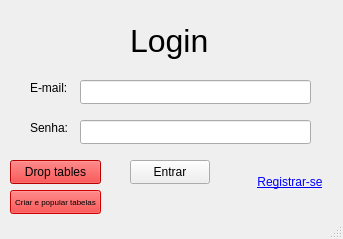
<?xml version="1.0" encoding="UTF-8"?>
<ui version="4.0">
 <class>Login</class>
 <widget class="QMainWindow" name="Login">
  <property name="geometry">
   <rect>
    <x>0</x>
    <y>0</y>
    <width>343</width>
    <height>239</height>
   </rect>
  </property>
  <property name="windowTitle">
   <string>MainWindow</string>
  </property>
  <widget class="QWidget" name="centralwidget">
   <widget class="QLineEdit" name="emailLogin">
    <property name="geometry">
     <rect>
      <x>80</x>
      <y>80</y>
      <width>231</width>
      <height>24</height>
     </rect>
    </property>
   </widget>
   <widget class="QLineEdit" name="senhaLogin">
    <property name="geometry">
     <rect>
      <x>80</x>
      <y>120</y>
      <width>231</width>
      <height>24</height>
     </rect>
    </property>
    <property name="echoMode">
     <enum>QLineEdit::Password</enum>
    </property>
   </widget>
   <widget class="QLabel" name="emailL">
    <property name="geometry">
     <rect>
      <x>30</x>
      <y>80</y>
      <width>49</width>
      <height>16</height>
     </rect>
    </property>
    <property name="text">
     <string>E-mail:</string>
    </property>
   </widget>
   <widget class="QLabel" name="senhaL">
    <property name="geometry">
     <rect>
      <x>30</x>
      <y>120</y>
      <width>49</width>
      <height>16</height>
     </rect>
    </property>
    <property name="text">
     <string>Senha:</string>
    </property>
   </widget>
   <widget class="QLabel" name="label_2">
    <property name="geometry">
     <rect>
      <x>130</x>
      <y>20</y>
      <width>81</width>
      <height>41</height>
     </rect>
    </property>
    <property name="font">
     <font>
      <pointsize>24</pointsize>
     </font>
    </property>
    <property name="text">
     <string>Login</string>
    </property>
   </widget>
   <widget class="QPushButton" name="entrar">
    <property name="geometry">
     <rect>
      <x>130</x>
      <y>160</y>
      <width>80</width>
      <height>24</height>
     </rect>
    </property>
    <property name="text">
     <string>Entrar</string>
    </property>
    <property name="enter" stdset="0">
     <string>Return</string>
    </property>
   </widget>
   <widget class="QPushButton" name="register_2">
    <property name="geometry">
     <rect>
      <x>250</x>
      <y>170</y>
      <width>80</width>
      <height>24</height>
     </rect>
    </property>
    <property name="font">
     <font>
      <underline>true</underline>
     </font>
    </property>
    <property name="styleSheet">
     <string notr="true">color: rgb(0, 0, 255);
background-color: rgba(255, 255, 255, 0);
border: 0px;</string>
    </property>
    <property name="text">
     <string>Registrar-se</string>
    </property>
   </widget>
   <widget class="QPushButton" name="pushButton">
    <property name="geometry">
     <rect>
      <x>10</x>
      <y>160</y>
      <width>91</width>
      <height>24</height>
     </rect>
    </property>
    <property name="styleSheet">
     <string notr="true">color: rgb(0, 0, 0);
background-color: rgb(255, 0, 0);</string>
    </property>
    <property name="text">
     <string>Drop tables</string>
    </property>
   </widget>
   <widget class="QPushButton" name="pushButton_2">
    <property name="enabled">
     <bool>false</bool>
    </property>
    <property name="geometry">
     <rect>
      <x>10</x>
      <y>190</y>
      <width>91</width>
      <height>24</height>
     </rect>
    </property>
    <property name="font">
     <font>
      <pointsize>6</pointsize>
     </font>
    </property>
    <property name="styleSheet">
     <string notr="true">color: rgb(0, 0, 0);
background-color: rgb(255, 0, 0);</string>
    </property>
    <property name="text">
     <string>Criar e popular tabelas</string>
    </property>
   </widget>
  </widget>
  <widget class="QStatusBar" name="statusbar"/>
 </widget>
 <resources/>
 <connections/>
</ui>
